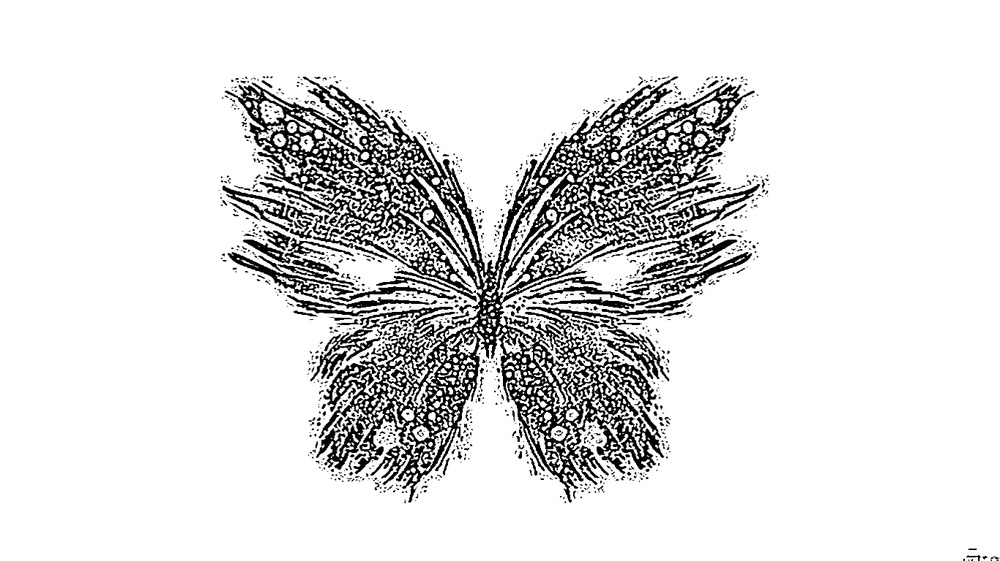
#> input picture a.jpg, 1000 x 561 px, shrunk from 1368 x 768 before the run
$ python cv8.py
#> lines starting #> are read from the running program, lines starting #| are printed output that depends on the picture
import cv2
import numpy as np

image = cv2.imread('a.jpg')
#> image is the input picture: shape (561, 1000, 3); min 0, max 255, mean 223.6

cv2.imshow('Original Image', image)

Gaussian = cv2.GaussianBlur(image, (7, 7), 0)
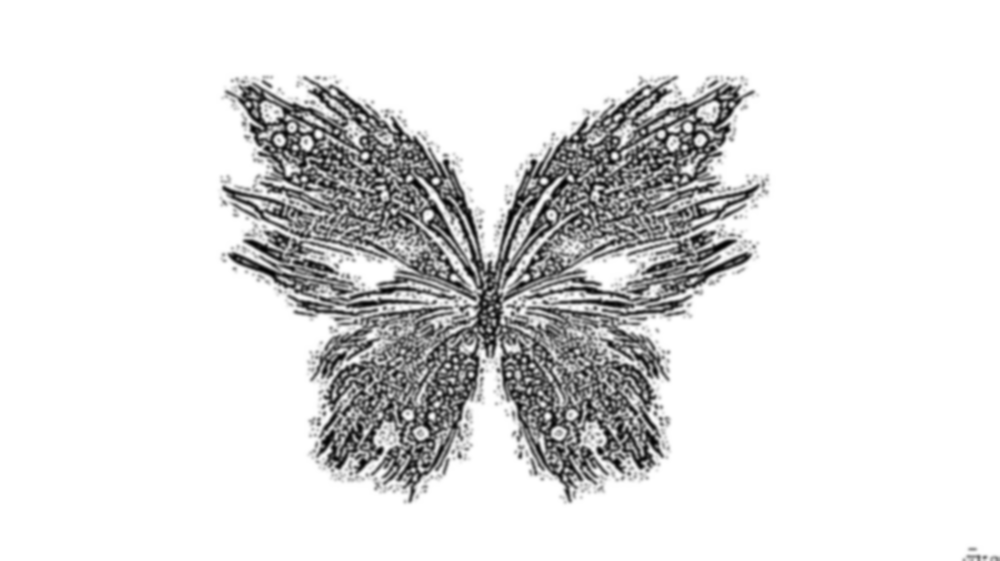
#> Gaussian: shape (561, 1000, 3); min 3, max 255, mean 223.6
cv2.imshow('Gaussian Blurring', Gaussian)

median = cv2.medianBlur(image, 5)
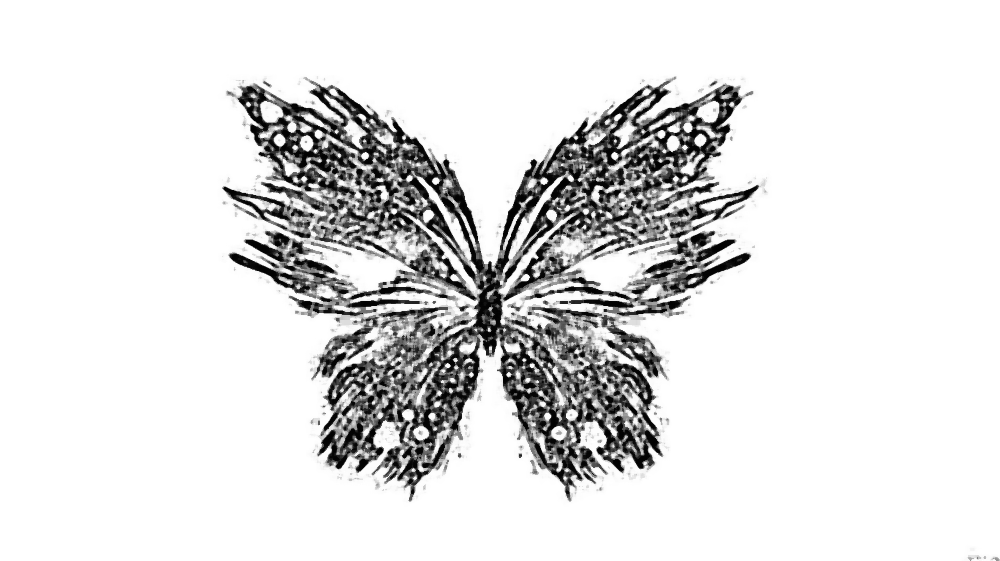
#> median: shape (561, 1000, 3); min 0, max 255, mean 224.5
cv2.imshow('Median Blurring', median)

bilateral = cv2.bilateralFilter(image, 9, 75, 75)
cv2.imshow('Bilateral Blurring', bilateral)
cv2.waitKey(0)
cv2.destroyAllWindows()
